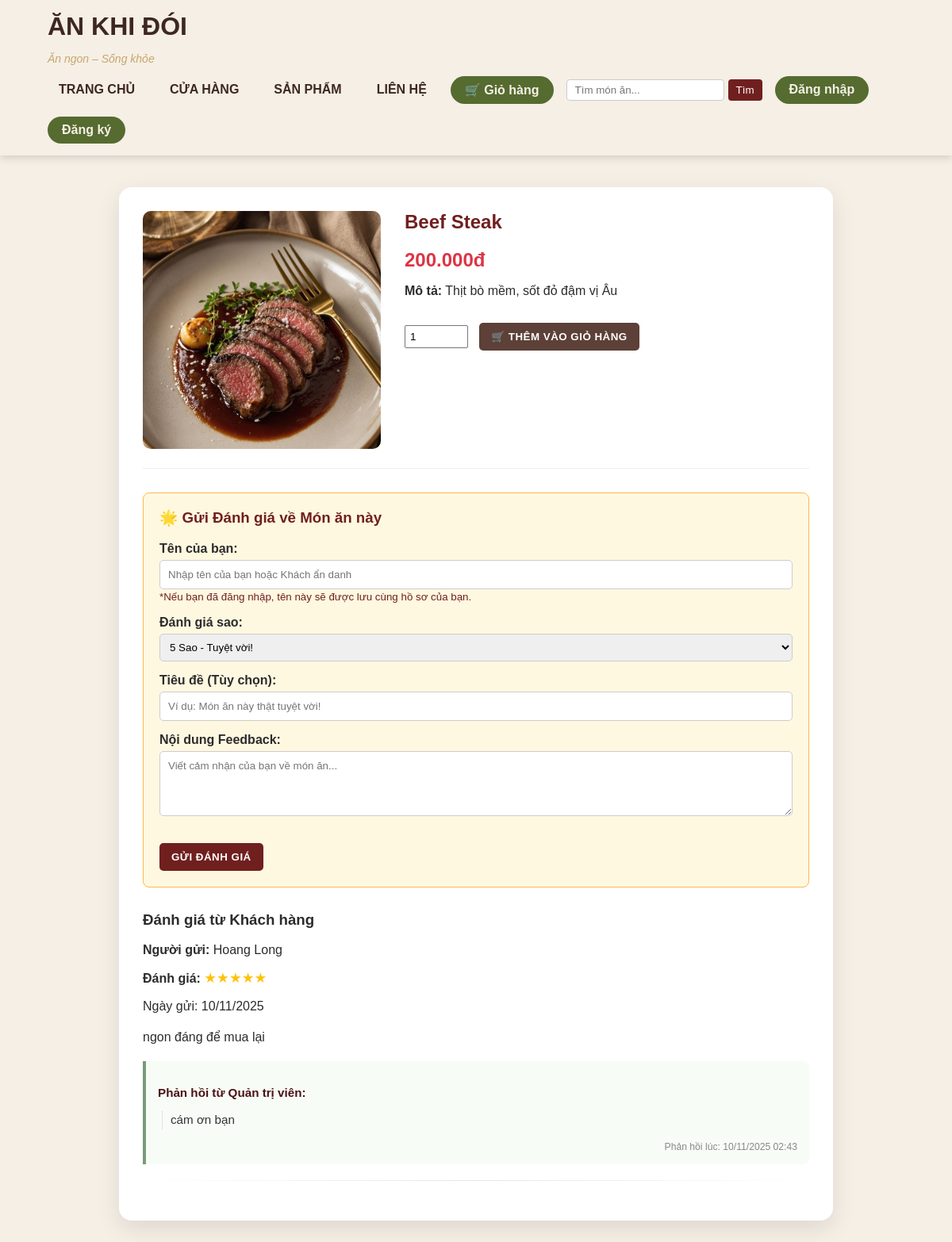
The app's page /food_detail.php?id=20 with its own data.
### tables this page shows
CREATE TABLE `foods` (
  `id` int(10) UNSIGNED NOT NULL,
  `category_id` int(10) UNSIGNED NOT NULL,
  `name` varchar(100) NOT NULL,
  `description` text DEFAULT NULL,
  `price` decimal(10,2) NOT NULL,
  `image` varchar(255) DEFAULT NULL,
  `available` tinyint(1) DEFAULT 1,
  `type` enum('normal','new','bestseller') DEFAULT 'normal',
  `created_at` timestamp NOT NULL DEFAULT current_timestamp()
);

CREATE TABLE `feedback` (
  `id` int(10) UNSIGNED NOT NULL,
  `customer_id` int(10) UNSIGNED NOT NULL,
  `food_id` int(10) UNSIGNED NOT NULL,
  `reviewer_name` varchar(255) DEFAULT NULL,
  `message` text NOT NULL,
  `response` text DEFAULT NULL,
  `rating` int(11) DEFAULT NULL CHECK (`rating` between 1 and 5),
  `created_at` timestamp NOT NULL DEFAULT current_timestamp(),
  `responded_at` timestamp NULL DEFAULT NULL
);

CREATE TABLE `customers` (
  `id` int(10) UNSIGNED NOT NULL,
  `user_id` int(10) UNSIGNED NOT NULL,
  `full_name` varchar(255) DEFAULT NULL,
  `phone` varchar(20) DEFAULT NULL,
  `address` text DEFAULT NULL,
  `membership` enum('normal','silver','gold','vip') DEFAULT 'normal',
  `created_at` timestamp NOT NULL DEFAULT current_timestamp()
);

### food_detail.php (the view, shortened to what this page needs)
<?php
include 'config.php';
$food_id_hien_tai = intval($_GET['id'] ?? 0);
$food_data = null;
$stmt_food = $conn->prepare("SELECT id, name, price, description, image FROM foods WHERE id = ? LIMIT 1");
$stmt_food->bind_param("i", $food_id_hien_tai);
$stmt_food->execute();
$result_food = $stmt_food->get_result();
if ($result_food->num_rows > 0) {
    $food_data = $result_food->fetch_assoc();
}
$stmt_reviews = $conn->prepare("
    SELECT
        r.rating, r.message, r.created_at, r.reviewer_name,
        r.response, r.responded_at, -- <<< ĐÃ THÊM CÁC CỘT NÀY VÀO TRUY VẤN
        c.full_name, u.username
    FROM feedback r
    LEFT JOIN customers c ON r.customer_id = c.id
    LEFT JOIN users u ON c.user_id = u.id
    WHERE r.food_id = ?
    ORDER BY r.created_at DESC
");
$stmt_reviews->bind_param("i", $food_id_hien_tai);
$stmt_reviews->execute();
$reviews_result = $stmt_reviews->get_result();
?>
<!DOCTYPE html>
<html lang="vi">
<head>
<link rel="stylesheet" href="main.css">
</head>
<body>
    <header>
        <div class="container">
    <div class="logo">
      <h1>ĂN KHI ĐÓI</h1>
      <p>Ăn ngon – Sống khỏe</p>
    </div>
    <nav>
      <a href="index.php">TRANG CHỦ</a>
      <a href="store.php">CỬA HÀNG</a>
      <a href="shop.php">SẢN PHẨM</a>
      <a href="contact.php">LIÊN HỆ</a>
      <a href="view_cart.php">🛒 Giỏ hàng</a>
      <form action="search_results.php" method="get" class="search-form-header" style="display:flex; align-items:center;">
            <input type="search" name="q" placeholder="Tìm món ăn..." required
                    style="padding: 5px 10px; border: 1px solid #ccc; border-radius: 4px;">
            <button type="submit"
                    style="background: #701f1f; color: white; border: none; padding: 6px 10px; border-radius: 4px; cursor: pointer; margin-left: 5px;">
                Tìm
            </button>
        </form>
      <?php if(isset($_SESSION['username'])): ?>
        <a href="account/account.php" style="color: #3e2723; font-weight: bold;">
          Xin chào, <?= htmlspecialchars($_SESSION['username']) ?>
        </a>
        <a href="logout.php">Đăng xuất</a>
      <?php else: ?>
        <a href="login.php">Đăng nhập</a>
        <a href="register.php">Đăng ký</a>
      <?php endif; ?>
    </nav>
  </div>
    </header>
    <div class="food-detail-container">
        <div class="food-info">
           <div class="food-image">
    <img src="ảnh/<?= htmlspecialchars($food_data['image'] ?? 'placeholder.jpg') ?>" alt="<?= htmlspecialchars($food_data['name']) ?>">
</div>
            <div class="food-text">
                <h2><?= htmlspecialchars($food_data['name']) ?></h2>
                <div class="price"><?= number_format($food_data['price'], 0, ",", ".") ?>đ</div>
                <p><strong>Mô tả:</strong> <?= nl2br(htmlspecialchars($food_data['description'])) ?></p>
                <form action="add_to_cart.php" method="POST">
                    <input type="number" name="quantity" value="1" min="1" style="width: 80px; padding: 5px; margin-right: 10px;">
                    <button type="submit" class="btn btn-primary" style="background-color: #5d4037; color: white; padding: 10px 15px; border: none; border-radius: 5px; cursor: pointer;">
                        🛒 Thêm vào Giỏ hàng
                    </button>
                </form>
            </div>
        </div>
        <div class="review-form-section">
    <h3 style="color:#701f1f; margin-top: 0;">🌟 Gửi Đánh giá về Món ăn này</h3>
    <form action="submit_review.php" method="POST">
        <div style="margin-bottom: 15px;">
            <label for="reviewer_name" style="display: block; font-weight: bold; margin-bottom: 5px;">Tên của bạn:</label>
            <input type="text" name="reviewer_name" id="reviewer_name" required
                    value="<?= htmlspecialchars($_SESSION['username'] ?? '') ?>"
                    placeholder="Nhập tên của bạn hoặc Khách ẩn danh"
                    style="padding: 10px; border-radius: 5px; border: 1px solid #ccc; width: 100%;">
            <?php if (!isset($_SESSION['username'])): ?>
            <small style="color:#701f1f;">*Nếu bạn đã đăng nhập, tên này sẽ được lưu cùng hồ sơ của bạn.</small>
            <?php endif; ?>
        </div>
        <div style="margin-bottom: 15px;">
            <label for="rating" style="display: block; font-weight: bold; margin-bottom: 5px;">Đánh giá sao:</label>
            <select name="rating" id="rating" required style="padding: 8px; border-radius: 5px; border: 1px solid #ccc; width: 100%;">
                <option value="5">5 Sao - Tuyệt vời!</option>
            </select>
        </div>
        <div style="margin-bottom: 15px;">
            <label for="title" style="display: block; font-weight: bold; margin-bottom: 5px;">Tiêu đề (Tùy chọn):</label>
            <input type="text" name="title" id="title" maxlength="255" placeholder="Ví dụ: Món ăn này thật tuyệt vời!"
                    style="padding: 10px; border-radius: 5px; border: 1px solid #ccc; width: 100%;">
        </div>
        <div style="margin-bottom: 15px;">
            <label for="content" style="display: block; font-weight: bold; margin-bottom: 5px;">Nội dung Feedback:</label>
            <textarea name="content" id="content" rows="4" required placeholder="Viết cảm nhận của bạn về món ăn..."
                      style="padding: 10px; border-radius: 5px; border: 1px solid #ccc; width: 100%; resize: vertical;"></textarea>
        </div>
        <button type="submit" class="btn btn-primary" style="background-color: #701f1f; color: white; padding: 10px 15px; border: none; border-radius: 5px; cursor: pointer;">
            Gửi Đánh giá
        </button>
    </form>
</div>
            <div class="reviews-section">
    <h3>Đánh giá từ Khách hàng</h3>
    <?php if ($reviews_result && $reviews_result->num_rows > 0): ?>
        <?php while ($review = $reviews_result->fetch_assoc()):
            $reviewer_display_name = htmlspecialchars($review['full_name'] ?: $review['username'] ?: $review['reviewer_name'] ?: 'Khách ẩn danh');
        ?>
            <div class="customer-review">
                <p><strong>Người gửi:</strong> <?= $reviewer_display_name ?></p>
                <p>
                    <strong>Đánh giá:</strong>
                    <span class="rating-stars-public"><?= str_repeat('★', $review['rating'] ?? 0) ?></span>
                </p>
                <p class="review-date-public">Ngày gửi: <?= date('d/m/Y', strtotime($review['created_at'])) ?></p>
                <p class="review-message-public" style="padding: 5px 0;">
                    <?= nl2br(htmlspecialchars($review['message'])) ?>
                </p>
                <?php if (!empty($review['response'])): ?>
                    <div class="admin-reply-box">
                        <p class="reply-header">
                            <strong>Phản hồi từ Quản trị viên:</strong>
                        </p>
                        <p class="reply-content">
                            <?= nl2br(htmlspecialchars($review['response'])) ?>
                        </p>
                        <span class="reply-date">
                            Phản hồi lúc: <?= date('d/m/Y H:i', strtotime($review['responded_at'])) ?>
                        </span>
                    </div>
                <?php endif; ?>
                </div>
            <hr class="review-separator">
        <?php endwhile; ?>
    <?php else: ?>
        <p>Chưa có đánh giá nào cho món ăn này. Hãy là người đầu tiên gửi đánh giá!</p>
    <?php endif; ?>
</div>
</body>
</html>

### main.css (style rules this page uses)
* { box-sizing: border-box; font-family: "Poppins", sans-serif; }
body { margin: 0; background: #f5efe6; color: #2c2c2c; }
header { background: #f5efe6; box-shadow: 0 3px 10px rgba(0, 0, 0, 0.15); position: sticky; top: 0; z-index: 1000; }
header .container { width: 90%; max-width: 1200px; margin: 0 auto; padding: 15px 0; display: flex; justify-content: space-between; align-items: center; flex-wrap: wrap; }
.logo h1 { margin: 0; color: #3e2723; font-size: 32px; font-weight: 800; }
.logo p { color: #c9a66b; font-size: 14px; font-style: italic; }
nav { display: flex; gap: 16px; flex-wrap: wrap; }
nav a { color: #3e2723; text-decoration: none; font-weight: 600; padding: 8px 14px; border-radius: 8px; transition: all 0.25s ease; }
nav a[href*="cart"], nav a[href*="account"], nav a[href*="login"], nav a[href*="logout"], nav a[href*="register"] { background: #556b2f; color: #f5efe6; border-radius: 20px; padding: 8px 18px; }
.btn { text-decoration: none; padding: 12px 25px; border-radius: 8px; font-weight: 600; display: inline-block; margin-top: 15px; transition: 0.3s; text-transform: uppercase; letter-spacing: 0.5px; }

### food_detail.php (style rules this page uses)
.food-detail-container { max-width: 900px; margin: 40px auto; padding: 30px; background: #ffffff; border-radius: 16px; box-shadow: 0 10px 30px rgba(0,0,0,0.1); }
.food-info { display: flex; gap: 30px; margin-bottom: 30px; border-bottom: 1px solid #eee; padding-bottom: 20px; }
.food-image img { width: 300px; height: 300px; object-fit: cover; border-radius: 10px; }
.food-text h2 { color: #701f1f; margin-top: 0; }
.food-text .price { font-size: 1.5em; color: #dc3545; font-weight: bold; margin: 15px 0; }
.review-form-section { padding: 20px; border: 1px solid #ffb84d; border-radius: 8px; margin-bottom: 30px; background: #fff8e1; }
.rating-stars-public { color: #ffc107; font-size: 1.1em; }
.admin-reply-box { margin-top: 15px; padding: 15px; background-color: #f7fcf7; border-left: 4px solid #7a9b7a; border-radius: 0 8px 8px 0; font-size: 0.95em; }
.admin-reply-box .reply-header strong { color: #4b1313; font-weight: bold; display: block; margin-bottom: 5px; }
.admin-reply-box .reply-content { margin-left: 5px; padding-left: 10px; border-left: 1px dotted #ccc; color: #333; line-height: 1.5; }
.admin-reply-box .reply-date { display: block; text-align: right; font-size: 0.8em; color: #888; margin-top: 10px; }
.review-separator { border: 0; height: 1px; background-image: linear-gradient(to right, rgba(0, 0, 0, 0), rgba(0, 0, 0, 0.1), rgba(0, 0, 0, 0)); margin: 20px 0; }

### records on screen
foods: image (picture), name "Beef Steak", price "200.000", description "Thịt bò mềm, sốt đỏ đậm vị Âu"
feedback: customer.full_name "Hoang Long", rating "★★★★★", created_at "10/11/2025", message "ngon đáng để mua lại", response "cám ơn bạn", responded_at "10/11/2025 02:43"
